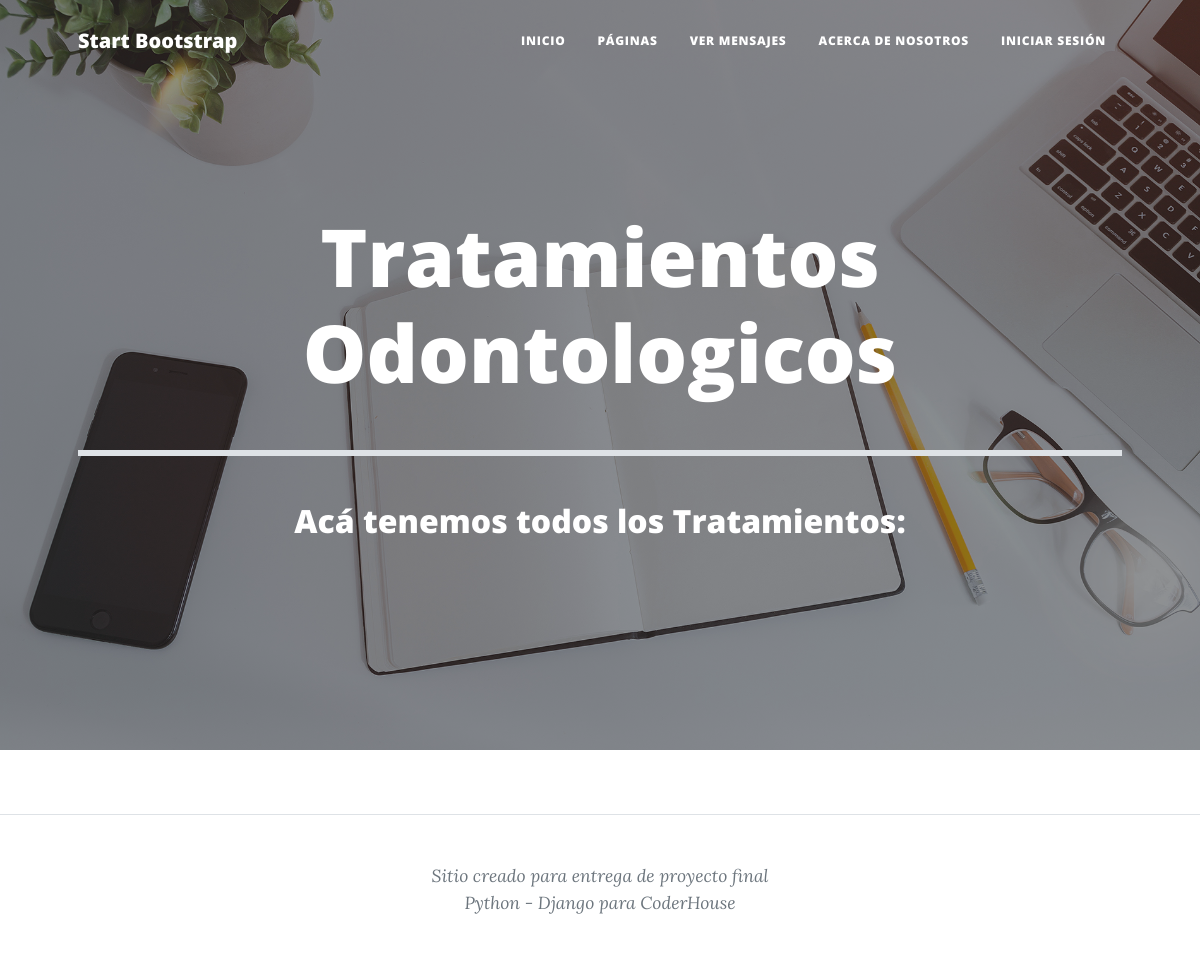
Page /pages/listaTratamientos/ on the earlier database version.
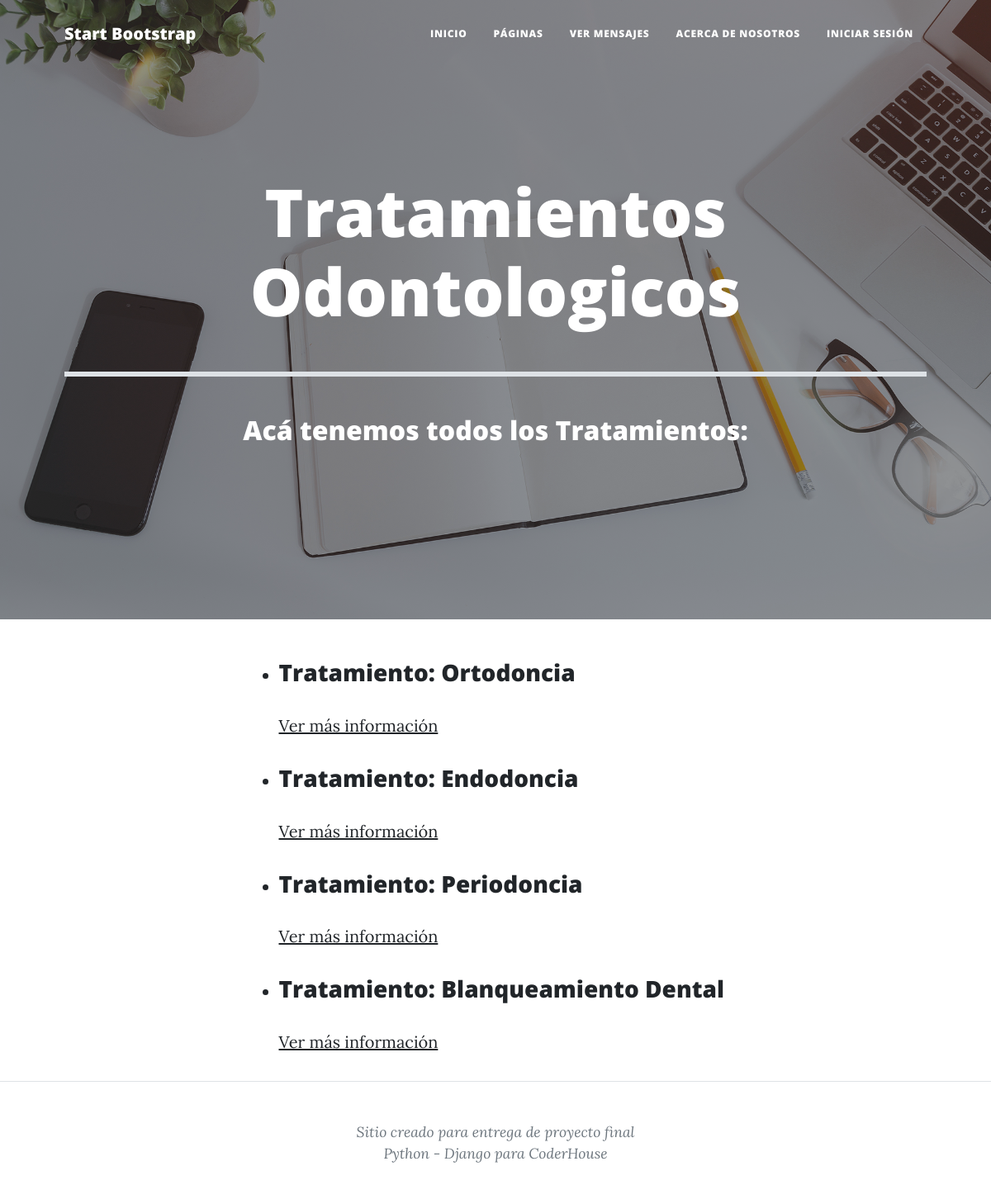
Same page on the later database version.
### paginas/models.py (models this page shows)
class TratamientoOdontologico(models.Model):
    tratamiento = models.CharField(max_length=40)
    contenido = models.CharField(max_length=400)
    autor = models.CharField(max_length=40)
    fecha = models.DateField()

### paginas/views.py (the view)
# urls.py: path('listaTratamientos/', views.TratamientosOdontologicosList.as_view(), name='listaTratamientos'),
class TratamientosOdontologicosList(ListView):
    model = TratamientoOdontologico
    template_name = "paginas/listaTratamientos.html"

### paginas/templates/paginas/listaTratamientos.html
{% extends "paginas/padre.html" %}
{% load static %}
    {% block titulo %}
        <h1 class="mb-1">Tratamientos Odontologicos</h1>
        <br>
        <hr size="8px" color="black" />
        <br>
        <h2>Acá tenemos todos los Tratamientos:</h2>
    {% endblock %}
      {% block contenido %}
        <ul>
        {% for tratamiento in object_list %}
        <li>
        <h3>Tratamiento: {{ tratamiento.tratamiento }}</h3>
        <p><a href="{% url 'detalleTratamientos' tratamiento.id %}">Ver más información</a></p>
        </li>
        {% endfor %}
        </ul>
      {% endblock %}

### paginas/templates/paginas/padre.html (shortened to what this page needs)
<!DOCTYPE html>
<html lang="en">
    <head>
        {% load static %}
        <link href="{% static 'paginas/css/styles.css' %}" rel="stylesheet" />
    </head>
    <body>
        <nav class="navbar navbar-expand-lg navbar-light" id="mainNav">
            <div class="container px-4 px-lg-5">
                <a class="navbar-brand" href="index.html">Start Bootstrap</a>
                <div class="collapse navbar-collapse" id="navbarResponsive">
                    <ul class="navbar-nav ms-auto py-4 py-lg-0">
                        <li class="nav-item"><a class="nav-link px-lg-3 py-3 py-lg-4" href="{% url 'Inicio' %}">Inicio</a></li>
                        <li class="nav-item"><a class="nav-link px-lg-3 py-3 py-lg-4" href="{% url 'listaTratamientos' %}">Páginas</a></li>
                        <li class="nav-item"><a class="nav-link px-lg-3 py-3 py-lg-4" href="{% url 'Messages' %}">Ver Mensajes</a></li>
                        <li class="nav-item"><a class="nav-link px-lg-3 py-3 py-lg-4" href="{% url 'About' %}">Acerca de nosotros</a></li>
                        <li class="nav-item"><a class="nav-link px-lg-3 py-3 py-lg-4" href="{% url 'Accounts' %}">Iniciar sesión</a></li>
                    </ul>
                </div>
            </div>
        </nav>
        <header class="masthead">
            <div class="container position-relative px-4 px-lg-5">
                <div class="row gx-4 gx-lg-5 justify-content-center">
                    <div class="col-md-30 col-lg-30 col-xl-30">
                        <div class="site-heading">
                            <h1>{% block titulo %} {% endblock %}</h1>
                        </div>
                    </div>
                </div>
            </div>
        </header>
        <div class="container px-4 px-lg-5">
            <div class="row gx-4 gx-lg-5 justify-content-center">
                <div class="col-md-10 col-lg-8 col-xl-7">
                    {% block contenido %}
                    {% endblock %}
                </div>
            </div>
        </div>
        <footer class="border-top">
            <div class="container px-4 px-lg-5">
                <div class="row gx-4 gx-lg-5 justify-content-center">
                    <div class="col-md-10 col-lg-8 col-xl-7">
                        <div class="small text-center text-muted fst-italic">Sitio creado para entrega de proyecto final <br>Python - Django para CoderHouse</div>
                    </div>
                </div>
            </div>
        </footer>
    </body>
</html>

Differences in the rows shown:
added TratamientoOdontologico: tratamiento "Ortodoncia"
added TratamientoOdontologico: tratamiento "Endodoncia"
added TratamientoOdontologico: tratamiento "Periodoncia"
added TratamientoOdontologico: tratamiento "Blanqueamiento Dental"
